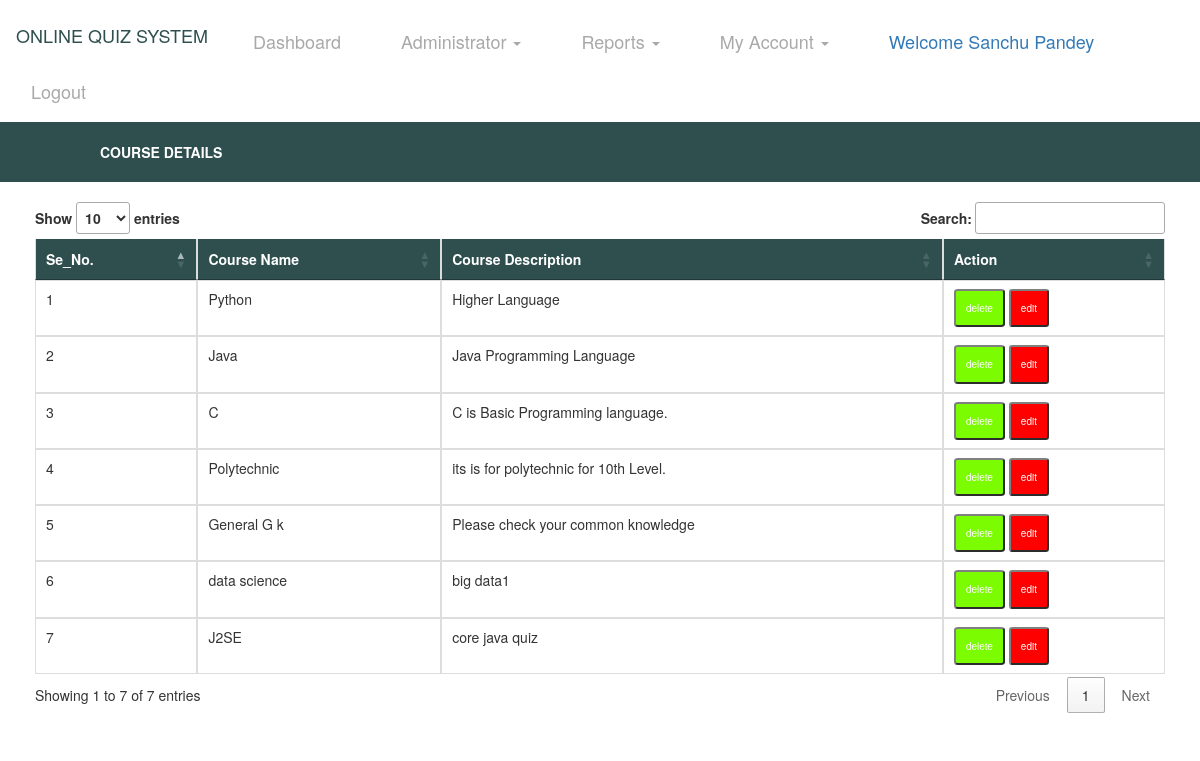
Screenshot of /coursereport/ (signed in) with the database file from the repository.
### Quiz/models.py (models this page shows, shortened)
class Course(models.Model):
    course_name = models.CharField(max_length=50, null=True)
    description = models.TextField(null=True)

### Quiz/views.py (the view)
# urls.py: path('coursereport/', CourseReport, name='coursereport'),
def CourseReport(request):
    if not request.user.is_authenticated:
        return redirect('tutorlogin')
    student1 = Course.objects.all()
    d = {'topicdetail': student1}
    return render(request,'coursereport.html',d)

### Quiz/templates/coursereport.html (shortened to what this page needs)
{% extends 'base2.html' %}
{% load static %}
{% block body %}
<div style="background-color:DarkSlateGrey;padding:20px">
        <table width="1000" align="center">
    <tr><th style="color:white">COURSE DETAILS</th>
    </tr>
</table>
</div>
<div class="container" style="padding:20px;border:0px solid white">
<table class="table table-bordered" id="myTable" style="border:0px solid white">
  <thead style="background-color:DarkSlateGrey;color:white;border-color:white">
  <tr>
    <th>Se_No.</th>
    <th>Course Name</th>
       <th>Course Description</th>
    <th>Action</th>
  </tr>
  </thead>
   <tbody style="border-color:white">
    {% for i in topicdetail %}
  <tr>
    <td>{{forloop.counter}}</td>
    <td>{{i.course_name}}</td>
      <td>{{i.description}}</td>
    <td><a href="{% url 'deletecourse' i.id %}"><button class="button button1">delete</button></a>
      <a href="{% url 'editcourse' i.id %}"><button class="button3 button2">edit</button></a></td>
  </tr>
    {% endfor %}
    </tbody>
</table>
</div>
{% endblock %}

### Quiz/templates/base2.html (shortened to what this page needs)
<!DOCTYPE html>
<html lang="en">
<head>
    {% load static %}
  <link rel="stylesheet" href="https://maxcdn.bootstrapcdn.com/bootstrap/3.4.0/css/bootstrap.min.css">
  <link rel = stylesheet href = "//cdn.datatables.net/1.10.19/css/jquery.dataTables.min.css">
</head>
<body>
<nav class="navbar navbar-expand-sm bg-info navbar-dark" style="background-color:white">
    <ul class="nav navbar-nav">
      <li class="navbar-brand" style="color:DarkSlateGrey"><h4>ONLINE QUIZ SYSTEM</h4></li>
            <li class="navbar-brand"><a href="{% url 'userdashboard' %}" style="color:darkgrey">Dashboard</a></li>
      <li class="navbar-brand"><a class="dropdown-toggle" data-toggle="dropdown" href="#" style="color:darkgrey;bottom-padding:18px">Administrator  <span class="caret"></span></a>
      </li>
      <li class="navbar-brand"><a class="dropdown-toggle" data-toggle="dropdown" href="#" style="color:darkgrey;bottom-padding:18px">Reports  <span class="caret"></span></a>
      </li>
      <li class="navbar-brand"><a class="dropdown-toggle" data-toggle="dropdown" href="#" style="color:darkgrey;bottom-padding:18px">My Account  <span class="caret"></span></a>
      </li>
        <li class="navbar-brand"> <a href="#" style="color:Black margin-top:25px">Welcome {{request.user.first_name}} {{request.user.last_name}}</a></li>
        <li class="navbar-brand"><a href="{% url 'logout' %}" style="color:darkgrey">Logout</a></li>
    </ul>
</nav>
{% block body %}
{% endblock %}
</body>
</html>

### Quiz/templates/coursereport.html (style rules this page uses)
.button { background-color: LawnGreen; color: white; padding:10px; text-align: center; text-decoration: none; display: inline-block; font-size: 10px; cursor: pointer; }
.button3 { background-color: red; color: white; padding:10px; text-align: center; text-decoration: none; display: inline-block; font-size: 10px; cursor: pointer; }
.button1 { border-radius:8%; border-color:grey; }
.button2 { border-radius:8%; border-color:grey; }
#myTable { border-color:white; }

### rows the page displays
Course: course_name "Python", description "Higher Language"
Course: course_name "Java", description "Java Programming Language"
Course: course_name "C", description "C is Basic Programming language."
Course: course_name "Polytechnic", description "its is for polytechnic for 10th Level."
Course: course_name "General G k", description "Please check your common knowledge"
Course: course_name "data science", description "big data1"
Course: course_name "J2SE", description "core java quiz"

### other values shown
{{ request.user.first_name }} "Sanchu"
{{ request.user.last_name }} "Pandey"
